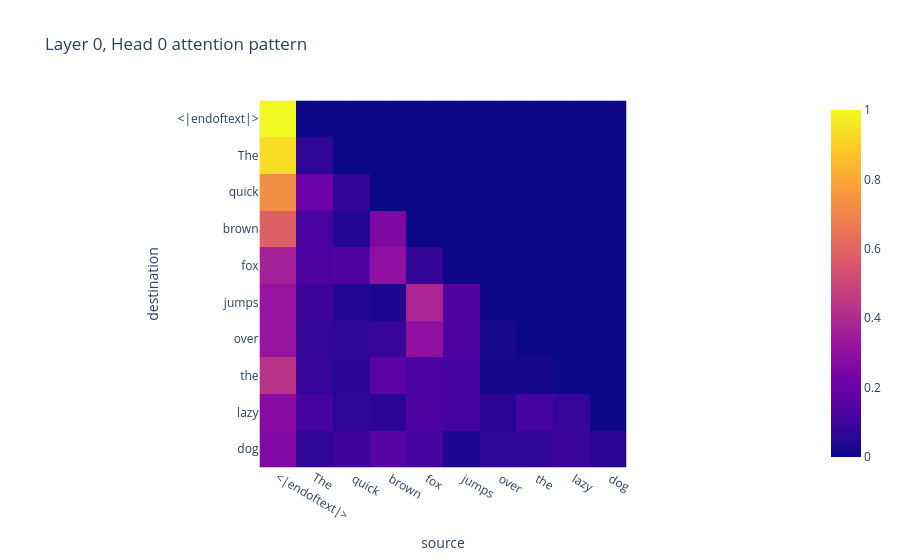

Notebook cell for this chart:
### Markdown cell above
## Attention vs. MLP, in one sentence each

- **Attention** moves information *between positions*: each head decides,
  per destination position, which source positions to read from
  (`hook_pattern`) and what to copy (`hook_z`). It's the only component that
  lets one token "see" another.
- **MLP** acts *independently per position*: it reads the residual stream at
  a single position and writes back a nonlinear function of it. No
  cross-token communication happens here.

Everything you'll do in later notebooks — induction heads, logit lens,
activation patching — is just closely reading these two operations across
layers.

### Code cell
# quick look: what does the attention pattern of layer 0 look like?
pattern = cache["blocks.0.attn.hook_pattern"]  # [batch, head, dest, src]
print(pattern.shape)
str_tokens = model.to_str_tokens(text)
px.imshow(pattern[0, 0].cpu(), x=str_tokens, y=str_tokens,
          labels=dict(x="source", y="destination"),
          title="Layer 0, Head 0 attention pattern").show()

### Figure 1 — Plotly figure (JSON) as saved in the notebook; plotly's stock layout.template omitted (floating-point values rounded to 4 significant figures)
{"data": [{"coloraxis": "coloraxis", "hovertemplate": "source: %{x}<br>destination: %{y}<br>color: %{z}<extra></extra>", "name": "0", "type": "heatmap", "x": ["<|endoftext|>", "The", " quick", " brown", " fox", " jumps", " over", " the", " lazy", " dog"], "xaxis": "x", "y": ["<|endoftext|>", "The", " quick", " brown", " fox", " jumps", " over", " the", " lazy", " dog"], "yaxis": "y", "z": [[1.0, 0.0, 0.0, 0.0, 0.0, 0.0, 0.0, 0.0, 0.0, 0.0], [0.933, 0.06696, 0.0, 0.0, 0.0, 0.0, 0.0, 0.0, 0.0, 0.0], [0.724, 0.2032, 0.07271, 0.0, 0.0, 0.0, 0.0, 0.0, 0.0, 0.0], [0.5842, 0.1183, 0.04044, 0.2571, 0.0, 0.0, 0.0, 0.0, 0.0, 0.0], [0.3651, 0.129, 0.1365, 0.2963, 0.07302, 0.0, 0.0, 0.0, 0.0, 0.0], [0.317, 0.09127, 0.04031, 0.03063, 0.38, 0.1408, 0.0, 0.0, 0.0, 0.0], [0.3158, 0.07726, 0.07012, 0.0846, 0.2984, 0.1313, 0.02252, 0.0, 0.0, 0.0], [0.4293, 0.0814, 0.05846, 0.1631, 0.1221, 0.1112, 0.01757, 0.01693, 0.0, 0.0], [0.2775, 0.109, 0.06673, 0.05735, 0.1284, 0.1127, 0.05612, 0.1099, 0.08222, 0.0], [0.2601, 0.06804, 0.09501, 0.1541, 0.1148, 0.03086, 0.06785, 0.06839, 0.08806, 0.05278]]}], "layout": {"coloraxis": {"colorscale": [[0, "#0d0887"], [0.1111, "#46039f"], [0.2222, "#7201a8"], [0.3333, "#9c179e"], [0.4444, "#bd3786"], [0.5556, "#d8576b"], [0.6667, "#ed7953"], [0.7778, "#fb9f3a"], [0.8889, "#fdca26"], [1, "#f0f921"]]}, "title": {"text": "Layer 0, Head 0 attention pattern"}, "xaxis": {"anchor": "y", "constrain": "domain", "domain": [0, 1], "scaleanchor": "y", "title": {"text": "source"}}, "yaxis": {"anchor": "x", "autorange": "reversed", "constrain": "domain", "domain": [0, 1], "title": {"text": "destination"}}}}
